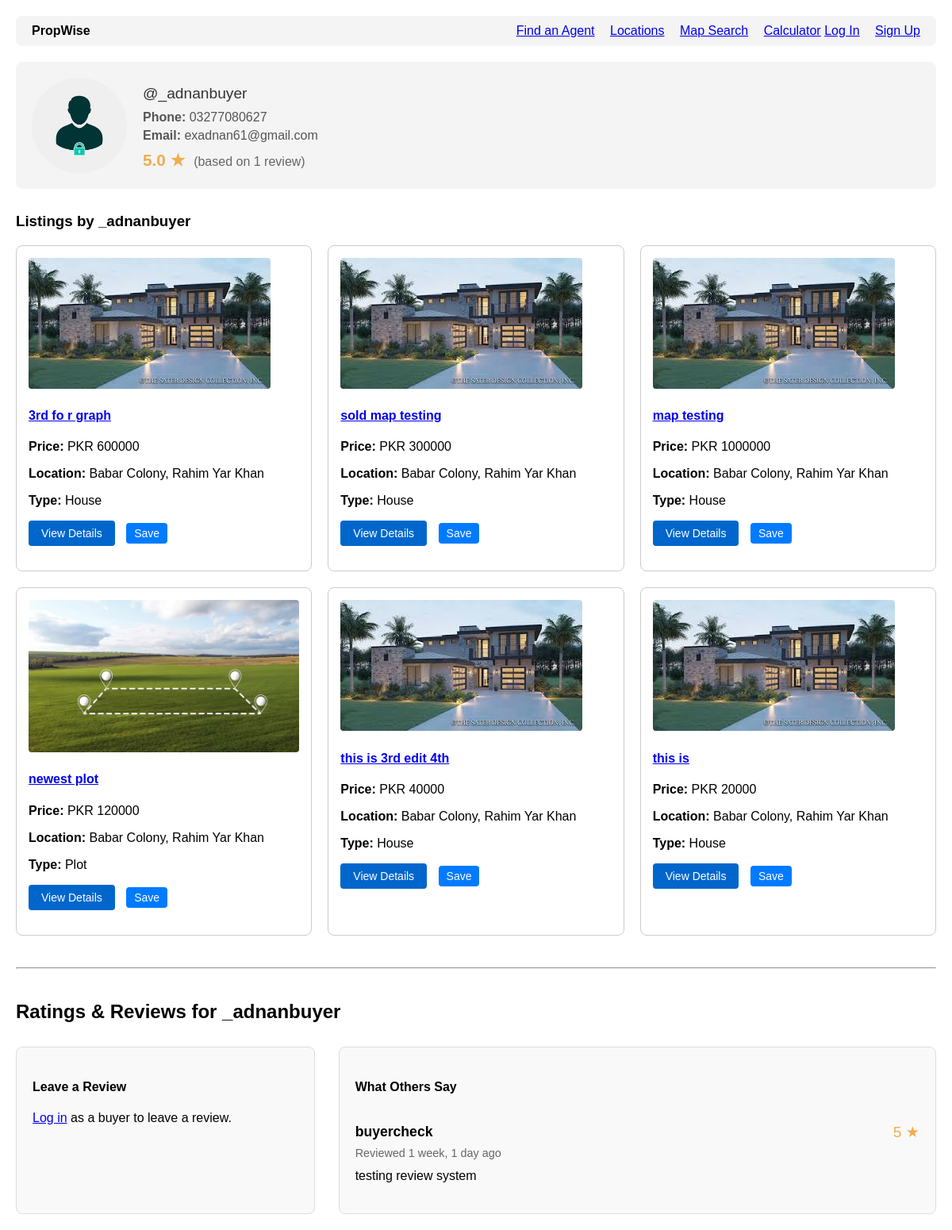
Screenshot of /accounts/agent/2/ with the database file from the repository.
### accounts/models.py (models this page shows, shortened)
class User(AbstractUser):
    is_agent = models.BooleanField('Is agent', default=False)
    is_buyer = models.BooleanField('Is buyer', default=True) # By default, users are buyers
    phone_number = models.CharField(max_length=20, blank=True)
    profile_picture = models.ImageField(upload_to='profile_pics/', blank=True, null=True)
    favorites = models.ManyToManyField(
        Property,
        related_name="favorited_by",
        blank=True
    )

class AgentRating(models.Model):
    RATING_CHOICES = (
        (1, '1 Star'),
        (2, '2 Stars'),
        (3, '3 Stars'),
        (4, '4 Stars'),
        (5, '5 Stars'),
    )
    agent = models.ForeignKey(
        User,
        on_delete=models.CASCADE,
        related_name="ratings_received",
        limit_choices_to={'is_agent': True}, # Ensures this MUST be an agent
        help_text="The agent being rated."
    )
    reviewer = models.ForeignKey(
        User,
        on_delete=models.SET_NULL, # If reviewer is deleted, keep the review
        null=True,
        related_name="ratings_given",
        help_text="The user who wrote the review."
    )
    rating = models.PositiveSmallIntegerField(
        choices=RATING_CHOICES,
        validators=[MinValueValidator(1), MaxValueValidator(5)],
        help_text="Rating from 1 (Poor) to 5 (Excellent)."
    )
    comment = models.TextField(
        blank=True,
        null=True,
        help_text="The text review/comment."
    )
    created_at = models.DateTimeField(auto_now_add=True)
    class Meta:
        unique_together = ('agent', 'reviewer')
        ordering = ['-created_at']

### properties/models.py (models this page shows, shortened)
class Property(models.Model):
    title = models.CharField(max_length=255)
    description = models.TextField()
    price = models.BigIntegerField()
    area = models.ForeignKey(
        Area,
        on_delete=models.SET_NULL,
        null=True,
        related_name="properties"
    )
    latitude = models.DecimalField(
        max_digits=9,
        decimal_places=6,
        null=True,
        blank=True,
        help_text="Exact latitude of the property (e.g., 31.470510)"
    )
    longitude = models.DecimalField(
        max_digits=9,
        decimal_places=6,
        null=True,
        blank=True,
        help_text="Exact longitude of the property (e.g., 74.394170)"
    )
    purpose = models.CharField(max_length=10, choices=PropertyPurpose.choices)
    property_type = models.CharField(max_length=20, choices=PropertyType.choices)
    bedrooms = models.PositiveSmallIntegerField(null=True, blank=True)
    bathrooms = models.PositiveSmallIntegerField(null=True, blank=True)
    area_size = models.DecimalField(max_digits=10, decimal_places=2)
    area_unit = models.CharField(max_length=10, choices=AreaUnit.choices, default=AreaUnit.MARLA)
    agent = models.ForeignKey(settings.AUTH_USER_MODEL, on_delete=models.CASCADE, related_name="properties")
    created_at = models.DateTimeField(auto_now_add=True)
    updated_at = models.DateTimeField(auto_now=True)
    main_image = models.ImageField(upload_to='properties/main_images/', null=True, blank=True)
    is_verified = models.BooleanField(
        default=False,
        help_text="Mark this listing as verified by the admin (e.g., checked for accuracy)."
    )
    is_featured = models.BooleanField(
        default=False,
        help_text="Mark this listing as 'Featured' to show it at the top."
    )
    featured_until = models.DateTimeField(
        null=True,
        blank=True,
        help_text="When this listing should stop being featured (e.g., 7 days from now)."
    )
    status = models.CharField(
        max_length=10,
        choices=PropertyStatus.choices,
        default=PropertyStatus.ACTIVE,
        help_text="The current status of the listing (e.g., Active, Sold)."
    )
    sold_date = models.DateTimeField(
        null=True,
        blank=True,
        help_text="The date and time this property was marked as sold."
    )
    video_url = models.URLField(
        max_length=500,
        null=True,
        blank=True,
        help_text="A link to a YouTube or Vimeo video walkthrough (e.g., https://www.youtube.com/watch?v=...)"
    )

### locations/models.py (models this page shows, shortened)
class Area(models.Model):
    name = models.CharField(max_length=150)
    city = models.ForeignKey(City, on_delete=models.CASCADE, related_name="areas")
    description = models.TextField(
        blank=True,
        null=True,
        help_text="A detailed description of the neighborhood (e.g., amenities, lifestyle)."
    )
    latitude = models.DecimalField(
        max_digits=9,
        decimal_places=6,
        null=True,
        blank=True,
        help_text="Latitude for the map (e.g., 31.470510)"
    )
    longitude = models.DecimalField(
        max_digits=9,
        decimal_places=6,
        null=True,
        blank=True,
        help_text="Longitude for the map (e.g., 74.394170)"
    )
    class Meta:
        unique_together = ('name', 'city')
    class Meta:
        unique_together = ('name', 'city')
    def __str__(self):
        return f"{self.name}, {self.city.name}"

class City(models.Model):
    name = models.CharField(max_length=100, unique=True)
    class Meta:
        verbose_name_plural = "Cities" # Fixes "Citys" in the admin panel

### accounts/views.py (the view, shortened to what this page needs)
# urls.py: path('agent/<int:pk>/', account_views.agent_profile_view, name='agent_profile'),
def agent_profile_view(request, pk):
    agent = get_object_or_404(User, pk=pk, is_agent=True)
    review_form = None
    agent_properties = Property.objects.filter(agent=agent).order_by('-created_at')
    all_reviews = AgentRating.objects.filter(agent=agent)
    rating_stats = all_reviews.aggregate(
        avg_rating=Avg('rating'),
        total_reviews=Count('rating')
    )
    user_can_review = False
    user_has_reviewed = False
    if request.user.is_authenticated:
        if all_reviews.filter(reviewer=request.user).exists():
            user_has_reviewed = True
        if request.user.is_buyer and request.user != agent and not user_has_reviewed:
            user_can_review = True
    if review_form is None:
        review_form = AgentRatingForm()
    context = {
        'agent': agent,
        'properties': agent_properties,
        'all_reviews': all_reviews,
        'rating_stats': rating_stats,        # e.g., {'avg_rating': 4.5, 'total_reviews': 10}
        'user_can_review': user_can_review,  # True/False
        'user_has_reviewed': user_has_reviewed, # True/False
        'review_form': review_form,          # The form to add a review
    }
    return render(request, 'accounts/agent_profile.html', context)

### accounts/templates/accounts/agent_profile.html (shortened to what this page needs)
{% extends 'base.html' %}
{% block content %}
<div class="container" style="margin-top: 20px;">
    <div class="agent-header" style="background: #f4f4f4; padding: 20px; border-radius: 8px; margin-bottom: 30px; display: flex; align-items: center; gap: 20px;">
        {% if agent.profile_picture %}
            <img src="{{ agent.profile_picture.url }}" alt="{{ agent.username }}'s profile picture" style="height: 120px; width: 120px; object-fit: cover; border-radius: 50%;">
        {% else %}
            <div style="height: 120px; width: 120px; background: #ccc; border-radius: 50%; display: flex; align-items: center; justify-content: center; font-size: 2em; color: #666;">
                {{ agent.username.0|upper }}
            </div>
        {% endif %}
        <div>
            <p style="margin: 0; font-size: 1.2em; color: #333;">@{{ agent.username }}</p>
            {% if agent.phone_number %}
                <p style="margin: 10px 0 0 0; color: #555;"><strong>Phone:</strong> {{ agent.phone_number }}</p>
            {% endif %}
            <p style="margin: 5px 0 0 0; color: #555;"><strong>Email:</strong> {{ agent.email }}</p>
            <div style="margin-top: 10px;">
                {% if rating_stats.total_reviews > 0 %}
                    <span class="star-rating-display">
                        {{ rating_stats.avg_rating|floatformat:1 }} ★
                    </span>
                    <span style="color: #666; margin-left: 5px;">
                        (based on {{ rating_stats.total_reviews }} review{{ rating_stats.total_reviews|pluralize }})
                    </span>
                {% else %}
                    <strong style="color: #666;">This agent has no reviews yet.</strong>
                {% endif %}
            </div>
        </div>
    </div>
    <h3>Listings by {{ agent.first_name|default:agent.username }}</h3>
    <div class="property-list">
        {% for prop in properties %}
            <div class="property-card">
                {% if prop.main_image %}
                    <img src="{{ prop.main_image.url }}" alt="{{ prop.title }}">
                {% endif %}
                <h4>
                    <a href="{% url 'property_detail' pk=prop.pk %}">
                        {{ prop.title }}
                    </a>
                </h4>
                <p><strong>Price:</strong> PKR {{ prop.price }}</p>
                <p><strong>Location:</strong> {{ prop.area }}</p>
                <p><strong>Type:</strong> {{ prop.get_property_type_display }}</p>
                <p style="margin-top: 10px;">
                    <a href="{% url 'property_detail' pk=prop.pk %}" style="
                        display: inline-block;
                        padding: 8px 16px;
                        background-color: #0066cc;
                        color: white;
                        text-decoration: none;
                        border-radius: 4px;
                        font-size: 14px;
                    ">
                        View Details
                    </a>
                    {% if user.is_authenticated %}
                        {% if prop in user.favorites.all %}
                            <form action="{% url 'remove_from_favorites' pk=prop.pk %}" method="POST" style="display: inline;">
                                {% csrf_token %}
                                <button type="submit" style="
                                    background: #dc3545; color: white; padding: 5px 10px; border: none;
                                    border-radius: 4px; cursor: pointer; font-size: 14px; margin-left: 10px;
                                ">Unsave</button>
                            </form>
                        {% else %}
                            <form action="{% url 'add_to_favorites' pk=prop.pk %}" method="POST" style="display: inline;">
                                {% csrf_token %}
                                <button type="submit" style="
                                    background: #007bff; color: white; padding: 5px 10px; border: none;
                                    border-radius: 4px; cursor: pointer; font-size: 14px; margin-left: 10px;
                                ">Save</button>
                            </form>
                        {% endif %}
                    {% else %}
                        <a href="{% url 'login' %}?next={{ request.path }}" style="
                            background: #007bff; color: white; padding: 5px 10px; border: none;
                            border-radius: 4px; font-size: 14px; margin-left: 10px; text-decoration: none;
                        ">Save</a>
                    {% endif %}
                </p>
            </div>
        {% empty %}
            <p>{{ agent.first_name|default:"This agent" }} has no active listings at this time.</p>
        {% endfor %}
    </div>
    <hr style="margin: 40px 0;">
    <h2>Ratings & Reviews for {{ agent.first_name|default:agent.username }}</h2>
    <div class="review-section-container">
        <div class="review-form-box">
            <h4>Leave a Review</h4>
            {% if user_can_review %}
                <form method="POST" class="review-form">
                    {% csrf_token %}
                    <div>
                        <label for="{{ review_form.rating.id_for_label }}">{{ review_form.rating.label }}</label>
                        {{ review_form.rating }}
                    </div>
                    <div style="margin-top: 10px;">
                        <label for="{{ review_form.comment.id_for_label }}">{{ review_form.comment.label }}</label>
                        {{ review_form.comment }}
                    </div>
                    {% if review_form.errors %}
                        <div style="color: red; font-size: 0.9em; margin-top: 5px;">
                            {{ review_form.errors }}
                        </div>
                    {% endif %}
                    <button type="submit" style="margin-top: 15px;">Submit Review</button>
                </form>
            {% elif user_has_reviewed %}
                <p style="color: #155724; background: #d4edda; padding: 10px; border-radius: 5px;">
                    <strong>Thank you!</strong> You have already submitted a review for this agent.
                </p>
            {% elif not user.is_authenticated %}
                <p>
                    <a href="{% url 'login' %}?next={{ request.path }}">Log in</a> as a buyer to leave a review.
                </p>
            {% elif user == agent %}
                <p style="color: #856404; background: #fff3cd; padding: 10px; border-radius: 5px;">
                    You cannot review your own profile.
                </p>
            {% else %}
                 <p style="color: #721c24; background: #f8d7da; padding: 10px; border-radius: 5px;">
                    Only buyers can leave reviews.
                </p>
            {% endif %}
        </div>
        <div class="review-list-box">
            <h4>What Others Say</h4>
            {% for review in all_reviews %}
                <div class="review-card">
                    <div class="review-card-header">
                        <strong>
                            {% if review.reviewer %}
                                {{ review.reviewer.username }}
                            {% else %}
                                Anonymized User
                            {% endif %}
                        </strong>
                        <span class="rating-stars">
                            {{ review.rating }} ★
                        </span>
                    </div>
                    <p style="color: #666; font-size: 0.9em;">
                        Reviewed {{ review.created_at|timesince }} ago
                    </p>
                    {% if review.comment %}
                        <p>{{ review.comment }}</p>
                    {% endif %}
                </div>
            {% empty %}
                <p>This agent has no reviews yet. Be the first to leave one!</p>
            {% endfor %}
        </div>
    </div>
</div>
{% endblock content %}

### templates/base.html (style rules this page uses)
body { font-family: Arial, sans-serif; margin: 20px; }
.property-list { display: grid; grid-template-columns: repeat(3, 1fr); gap: 20px; }
.property-card { border: 1px solid #ccc; padding: 15px; border-radius: 8px; }
.property-card img { max-width: 100%; height: auto; border-radius: 4px; }

### accounts/templates/accounts/agent_profile.html (style rules this page uses)
.review-section-container { display: grid; grid-template-columns: 1fr; gap: 30px; margin-top: 30px; }
@media (min-width: 768px) { .review-section-container { grid-template-columns: 1fr 2fr; } }
.review-form-box, .review-list-box { border: 1px solid #ddd; border-radius: 8px; padding: 20px; background: #f9f9f9; }
.review-card { border-bottom: 1px solid #eee; padding: 15px 0; }
.review-card:last-child { border-bottom: none; }
.review-card-header { display: flex; justify-content: space-between; align-items: center; margin-bottom: 5px; }
.review-card-header strong { font-size: 1.1em; }
.review-card-header .rating-stars { font-size: 1.2em; color: #f0ad4e; }
.review-card p { margin: 5px 0 0 0; line-height: 1.5; }
.star-rating-display { color: #f0ad4e; font-size: 1.3em; font-weight: bold; }

### rows the page displays
User: profile_picture (picture), username "_adnanbuyer", phone_number "03277080627", email "exadnan61@gmail.com", first_name "_adnanbuyer"
Property: main_image (picture), title "3rd fo r graph", price "600000", area "Babar Colony, Rahim Yar Khan", property_type "House"
Property: main_image (picture), title "sold map testing", price "300000", area "Babar Colony, Rahim Yar Khan", property_type "House"
Property: main_image (picture), title "map testing", price "1000000", area "Babar Colony, Rahim Yar Khan", property_type "House"
Property: main_image (picture), title "newest plot", price "120000", area "Babar Colony, Rahim Yar Khan", property_type "Plot"
Property: main_image (picture), title "this is 3rd edit 4th", price "40000", area "Babar Colony, Rahim Yar Khan", property_type "House"
Property: main_image (picture), title "this is", price "20000", area "Babar Colony, Rahim Yar Khan", property_type "House"
AgentRating: reviewer.username "buyercheck", rating "5", created_at "1 week, 1 day", comment "testing review system"

### other values shown
{{ rating_stats.avg_rating|floatformat:1 }} "5.0"
{{ rating_stats.total_reviews }} "1"
